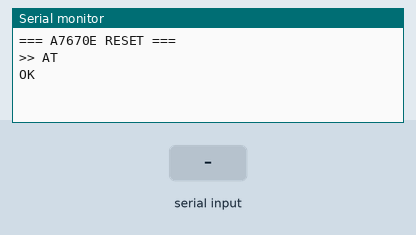
Bench run of a sketch on a simulated ESP32. Shown: the last lines printed to the serial monitor. Inputs (shaded band) come from the test bench. The modem accepts every AT command (registered, SIM ready, sends succeed) and sends nothing else.

Above: at 4.8 s.
4.9 s: "1" received over the second serial link
At 5.9 s:
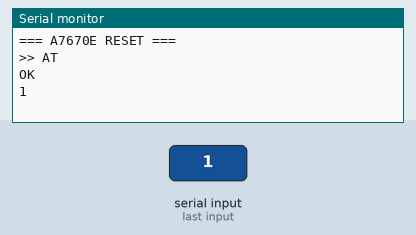
7.9 s: "0" received over the second serial link
At 8.2 s:
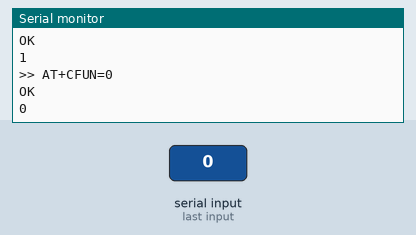
9.4 s: "2" received over the second serial link
At 10.6 s:
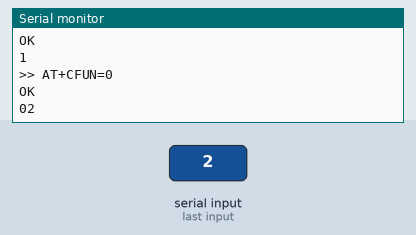

The sketch:

rebootGSM.ino
```cpp
#include <Arduino.h>

// =============== UART A7670E ==================
#define RX_GSM 17
#define TX_GSM 18
HardwareSerial sim(1);

// =============== AT =====================
void sendAT(String cmd, uint32_t timeout = 3000) {
  Serial.println(">> " + cmd);
  sim.println(cmd);

  uint32_t t = millis();
  while (millis() - t < timeout) {
    while (sim.available()) {
      Serial.write(sim.read());
    }
  }
  Serial.println();
}

// =============== SETUP ========================
void setup() {
  Serial.begin(115200);
  delay(1000);

  sim.begin(115200, SERIAL_8N1, RX_GSM, TX_GSM);
  delay(3000);

  Serial.println("=== A7670E RESET ===");

  // Test AT
  sendAT("AT");

  sendAT("AT+CFUN=0");
  delay(2000);

  // Reset modem
  sendAT("AT+CFUN=1,1");

  Serial.println("=== Reboot ===");
  delay(15000);

  sendAT("AT");
  sendAT("ATE0");

  // SIM CHECK
  sendAT("AT+CPIN?");
  sendAT("AT+CSMINS?");

  // NET CHECK
  sendAT("AT+CSQ");
  sendAT("AT+CREG?");
  sendAT("AT+COPS?");

  // ATTACH CHECK
  sendAT("AT+CGATT?");
}

// =============== LOOP =========================
void loop() {
  sendAT("AT+CREG?", 1500);
  sendAT("AT+CGATT?", 1500);
  delay(5000);
}
```

Measured:
- after the input at 4.9 s, the serial monitor: prints a new line at once (image 1)
- after the input at 7.9 s, the serial monitor: prints a new line at once (image 2)
- after the input at 9.4 s, the serial monitor: prints a new line at once (image 3)
